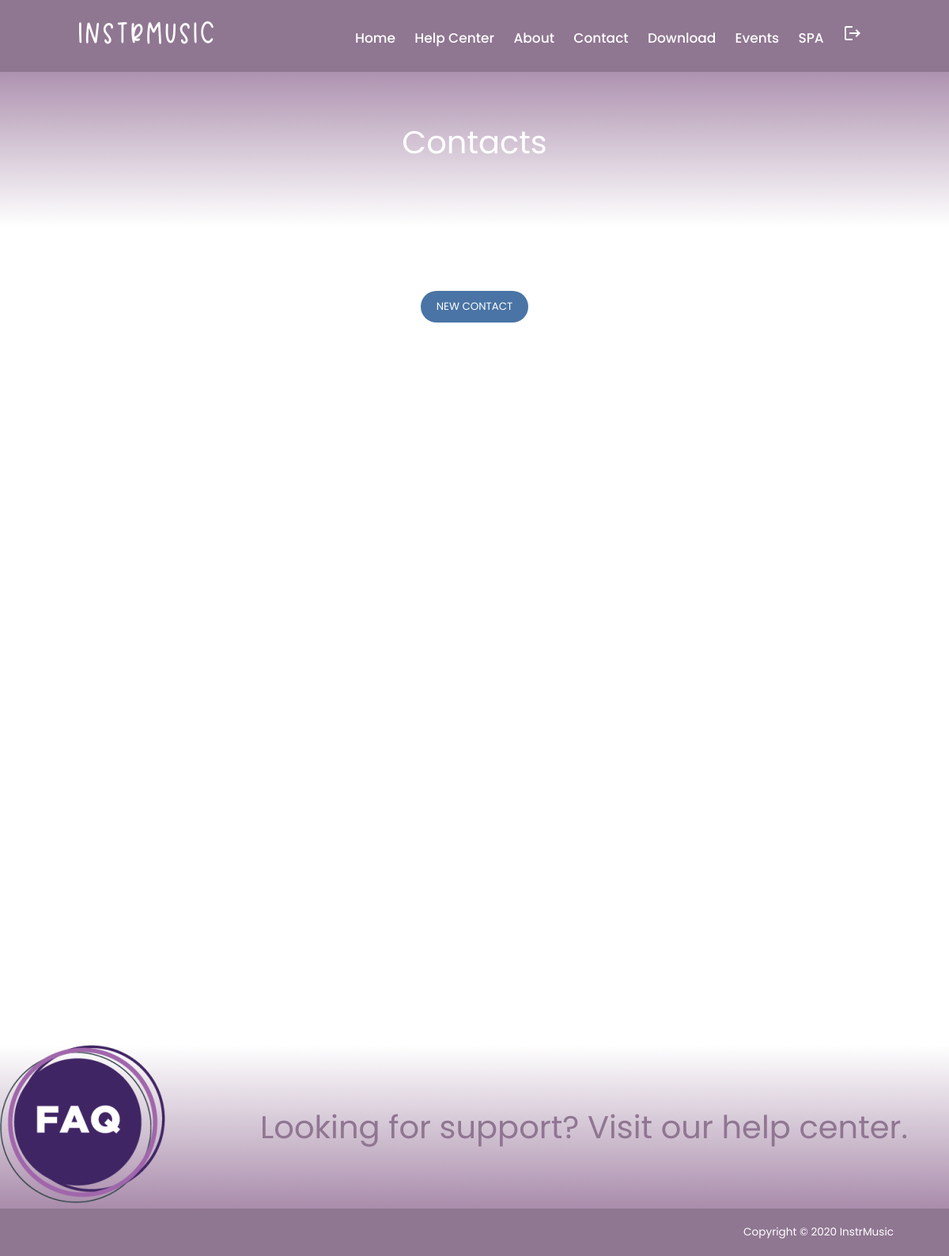
Before: /list_contact (signed in) with the older database file.
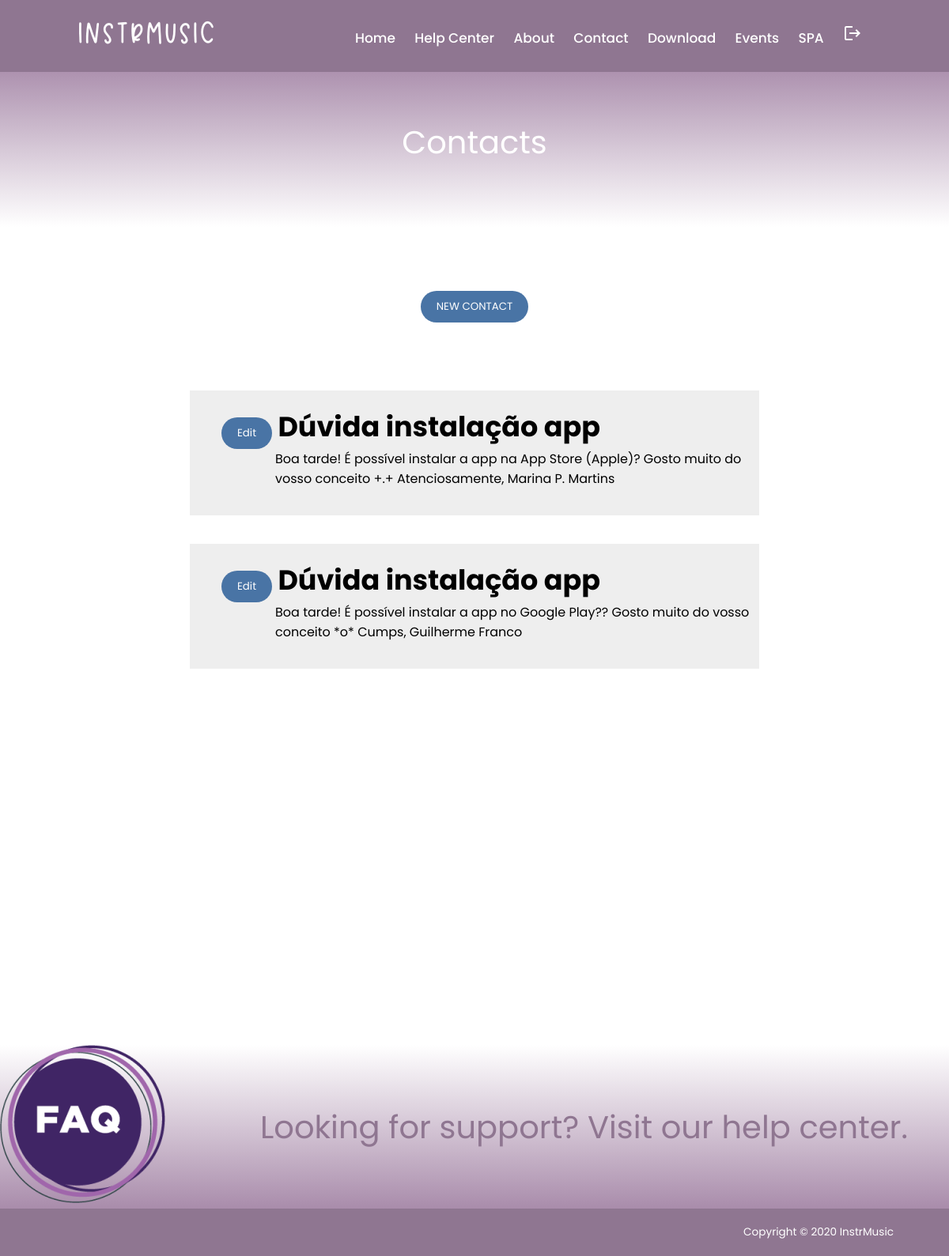
After: the same page with the newer database file.
### website/models.py (models this page shows, shortened)
class Contact(models.Model):
    name = models.CharField(max_length=30)
    surname = models.CharField(max_length=30)
    cell_number = models.IntegerField()
    birthday = models.DateField(null=True, blank=True)
    email = models.EmailField(max_length=254)
    subject = models.CharField(max_length=60)
    message = models.TextField(max_length=360, default='')
    perm = models.BooleanField(default=False)

### website/views.py (the view)
# urls.py: path('list_contact', views.list_contact_page_view, name='list_contact'),
def list_contact_page_view(request):
    if not request.user.is_authenticated:
        return HttpResponseRedirect(reverse('website:login'))
    context = {'contacts': Contact.objects.all(), 'message': "logged"}
    return render(request, 'website/list_contact.html', context)

### website/templates/website/list_contact.html (shortened to what this page needs)
{% extends 'website/base.html' %}
{% load static %}
{% block main %}
    <article id="subheader">
        Contacts
    </article>
    <article id="sub_subheader">
        <a href="{% url 'website:contact_us' %}">
            <button>NEW CONTACT</button>
        </a>
    </article>
    <article id="contact">
        {% for contact in contacts %}
            <ul style="background-color: #eee; margin-bottom: 5%;">
                    <h2><a href="{% url 'website:edit_contact' contact.id %}">
                        <button>Edit</button>
                    </a>
                        {{ contact.subject }}
                    </h2>
                     <p style="padding-bottom: 5%; padding-left: 10%">{{ contact.message }}</p>
            </ul>
        {% endfor %}
    </article>
{% endblock main %}

Changed rows visible on the page:
added Contact: subject "Dúvida instalação app", message "Boa tarde! É possível instalar a app na App Store (Apple)? Gosto muito do vosso conceito +.+ Atenciosamente, Marina P. Martins"
added Contact: subject "Dúvida instalação app", message "Boa tarde! É possível instalar a app no Google Play?? Gosto muito do vosso conceito *o* Cumps, Guilherme Franco"
